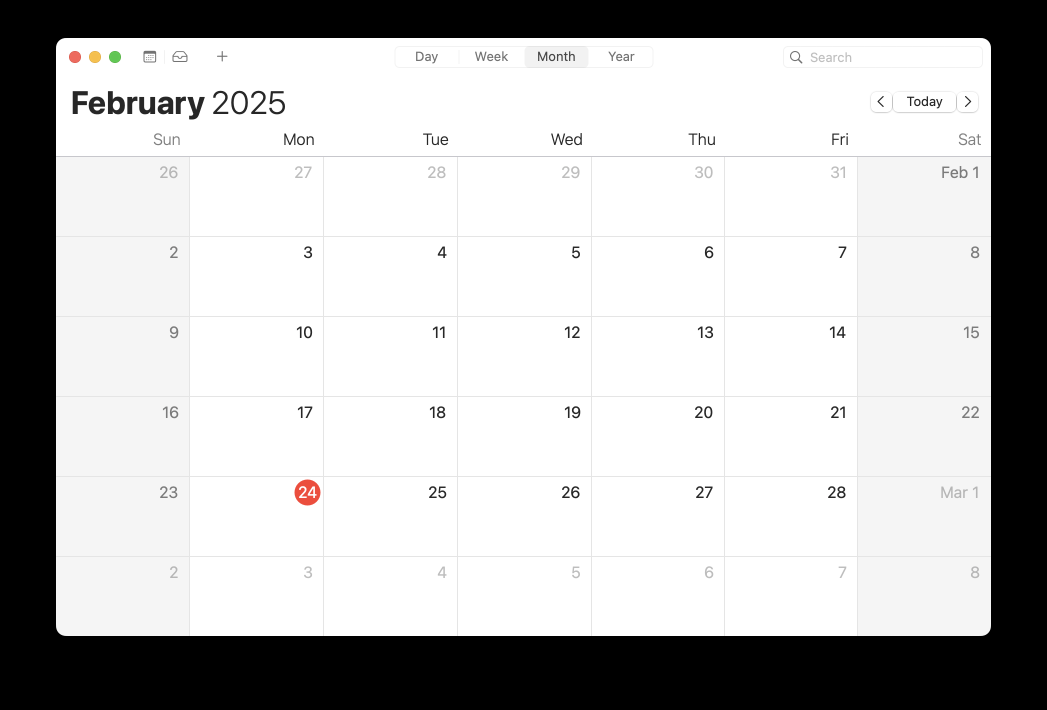
#> input picture 03OpenCV图像处理/images/calendar.png, 2094 x 1420 px (shown at 1/2 size)
$ jupyter execute hough_transform.ipynb
#> lines starting #> are read from the running program, lines starting #| are printed output that depends on the picture; after the words box and inside, x2 and y2 are one past the last pixel; in counts of white or black regions, pixels touching at a corner belong together
# 霍夫变换

- 导入相关库

[cell 1]
import numpy as np
import cv2 as cv
import zhplot
import matplotlib.pyplot as plt

zhplot.matplotlib_chineseize()
#> (this line was passed over: zhplot is not available in this run)

## 霍夫线检测

- 原图展示

[cell 2]
image = cv.imread('./images/calendar.png', cv.IMREAD_COLOR)
#> image is the input picture: shape (1420, 2094, 3); mean B, G, R 188.1, 188.1, 188.2
plt.title('原图')
plt.imshow(image[:, :, ::-1])

[cell 3]
image = cv.imread('./images/calendar.png', cv.IMREAD_GRAYSCALE)
#> image: shape (1420, 2094); min 0, max 255, mean 188.2
edges = cv.Canny(image, 0, 50)
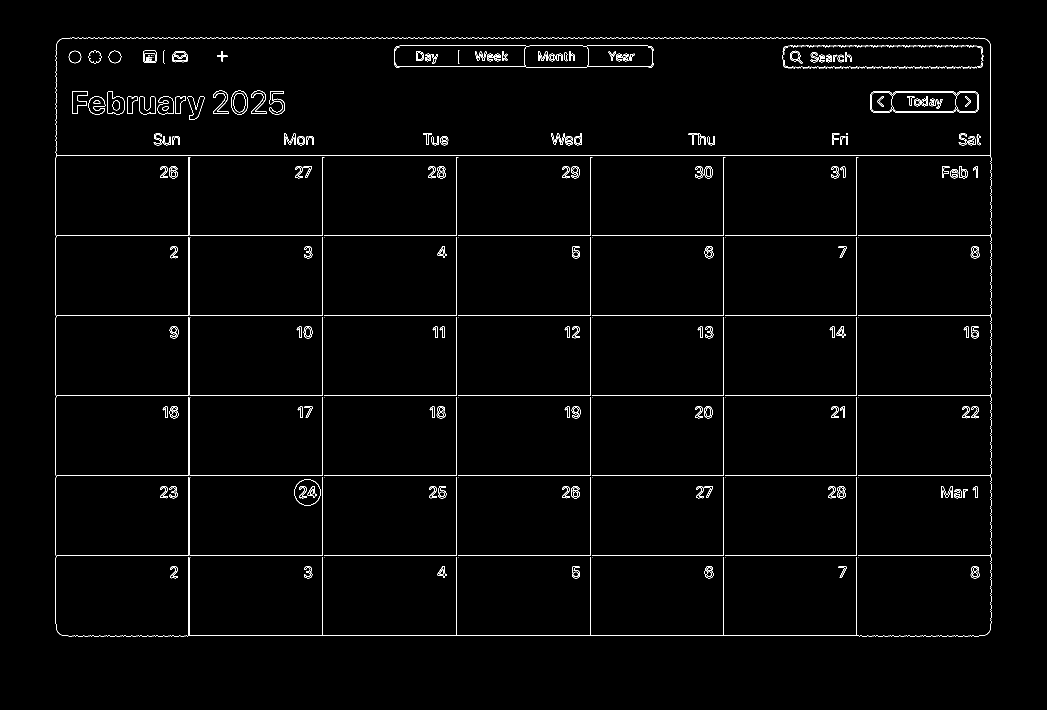
#> edges: shape (1420, 2094) (shown at 1/2 size); 1.5% white in thin lines or dots, all inside (x1, y1, x2, y2) = (111, 75, 1983, 1273)
plt.title('Canny 边缘检测')
plt.imshow(edges, cmap='gray')

[cell 4]
image = cv.imread('./images/calendar.png', cv.IMREAD_COLOR)
lines = cv.HoughLines(edges, 1, np.pi / 180, 300)
#> lines = 19 rows, first 8: [311, 1.57], [471, 1.57], [631, 1.57], [791, 1.57], [951, 1.57], [1111, 1.57], [1271, 1.57], [76, 1.57]
for line in lines:
    rho, theta = line[0]
    a = np.cos(theta)
    b = np.sin(theta)
    x0 = a * rho
    y0 = b * rho
    x1 = int(x0 + 3000 * (-b))
    y1 = int(y0 + 3000 * a)
    x2 = int(x0 - 3000 * (-b))
    y2 = int(y0 - 3000 * a)
    cv.line(image, (x1, y1), (x2, y2), (0, 0, 255), 3)
#> this loop made 19 passes
#> (rho, theta, a, b, x0, y0, x1, y1) on passes 1 to 12: (311, 1.57, -4.37e-08, 1, -1.36e-05, 311, -3000, 310), (471, 1.57, -4.37e-08, 1, -2.06e-05, 471, -3000, 470), (631, 1.57, -4.37e-08, 1, -2.76e-05, 631, -3000, 630), (791, 1.57, -4.37e-08, 1, -3.46e-05, 791, -3000, 790), (951, 1.57, -4.37e-08, 1, -4.16e-05, 951, -3000, 950), (1111, 1.57, -4.37e-08, 1, -4.86e-05, 1111, -3000, 1110), (1271, 1.57, -4.37e-08, 1, -5.56e-05, 1271, -3000, 1270), (76, 1.57, -4.37e-08, 1, -3.32e-06, 76, -3000, 75), (111, 0, 1, 0, 111, 0, 111, 3000), (377, 0, 1, 0, 377, 0, 377, 3000), (1713, 0, 1, 0, 1713, 0, 1713, 3000), (913, 0, 1, 0, 913, 0, 913, 3000)
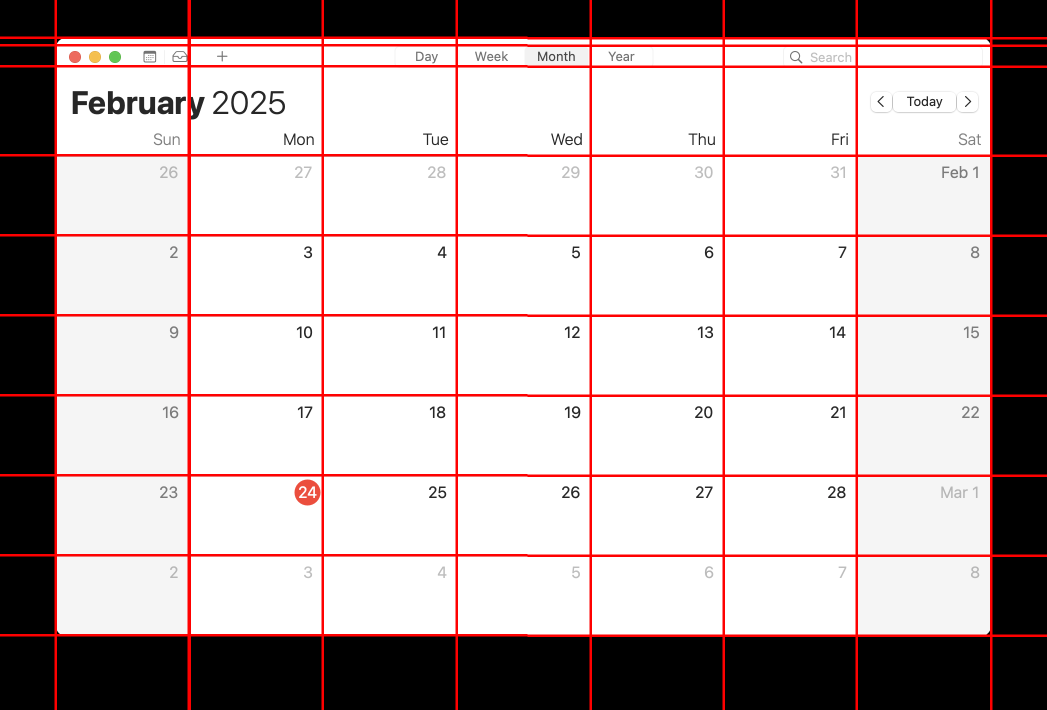
#> image: shape (1420, 2094, 3) (shown at 1/2 size); 5.46% of pixels changed, all inside (x1, y1, x2, y2) = (0, 0, 2094, 1420)
plt.imshow(image[:, :, ::-1])

## 霍夫圆检测

- 原图展示

[cell 5]
image = cv.imread('./images/moon.jpg', cv.IMREAD_COLOR)
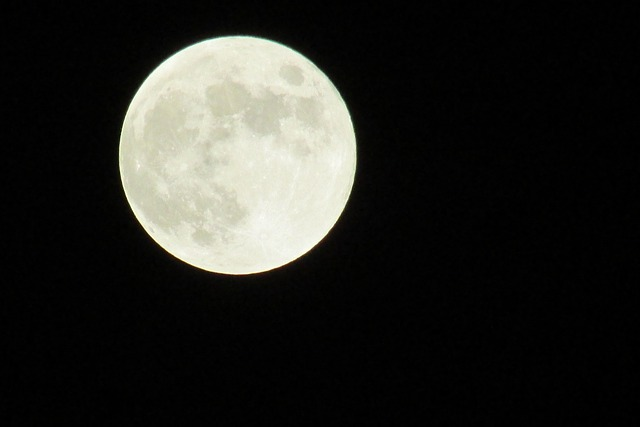
#> input picture 03OpenCV图像处理/images/moon.jpg, 640 x 427 px
#> image is the input picture: shape (427, 640, 3); mean B, G, R 35.3, 38.9, 38.9
plt.title('原图')
plt.imshow(image[:, :, ::-1])

[cell 6]
image_gray = cv.imread('./images/moon.jpg', cv.IMREAD_GRAYSCALE)
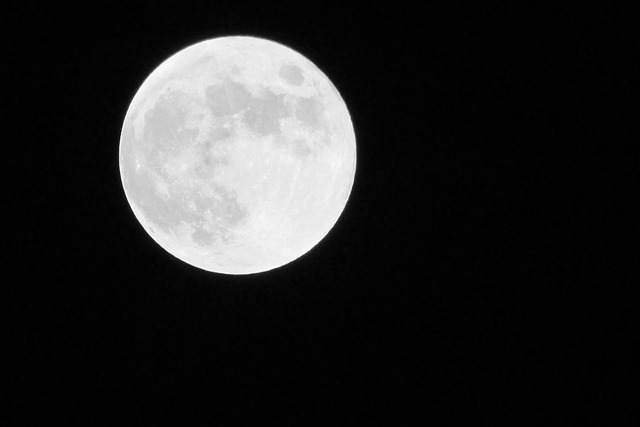
#> image_gray: shape (427, 640); min 0, max 255, mean 38.5
circles = cv.HoughCircles(image_gray, cv.HOUGH_GRADIENT, 1, 100, param1=30, param2=110, minRadius=80, maxRadius=150)
#> circles = [[237.5, 155.5, 118.5]]
for circle in circles[0,:]:
    cv.circle(image, (int(circle[0]), int(circle[1])), int(circle[2]), (0, 0, 255), 2)
    cv.circle(image, (int(circle[0]), int(circle[1])), 2, (0, 0, 255), 3)
#> this loop made 1 pass
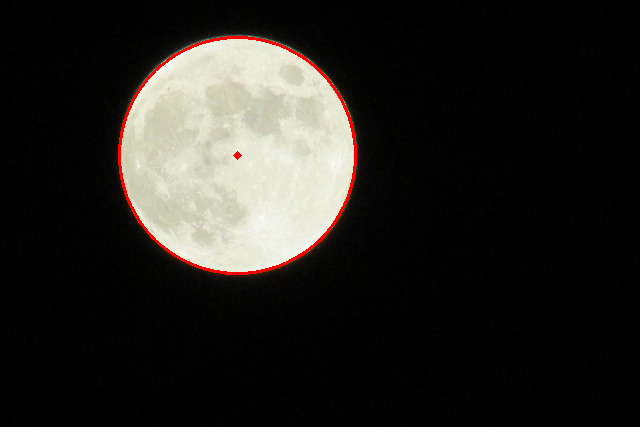
#> image: shape (427, 640, 3); 0.83% of pixels changed, all inside (x1, y1, x2, y2) = (118, 36, 357, 275)
plt.imshow(image[:, :, ::-1])
